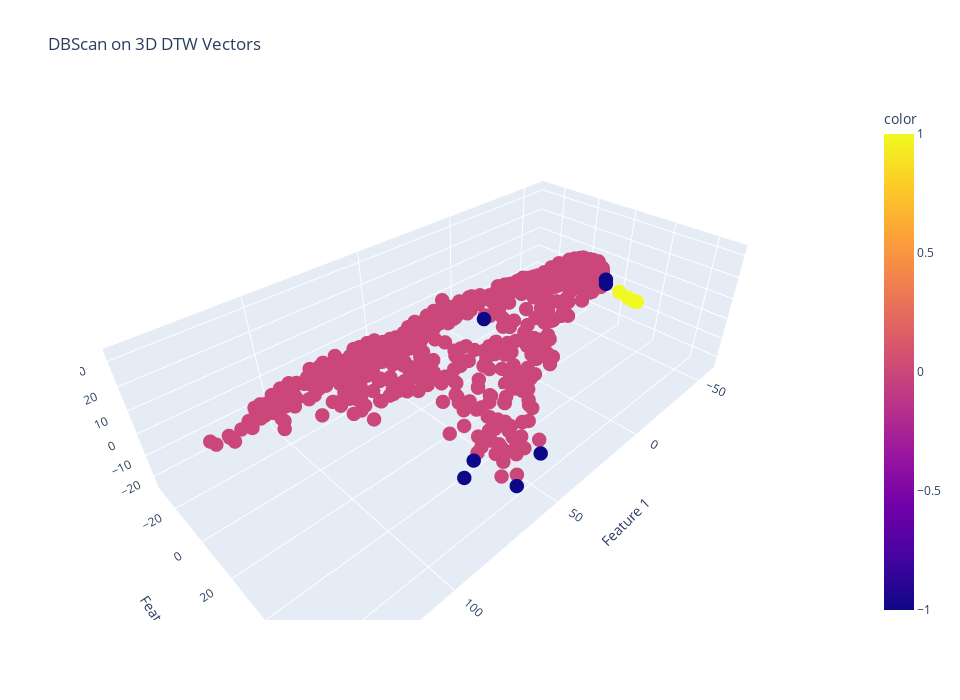
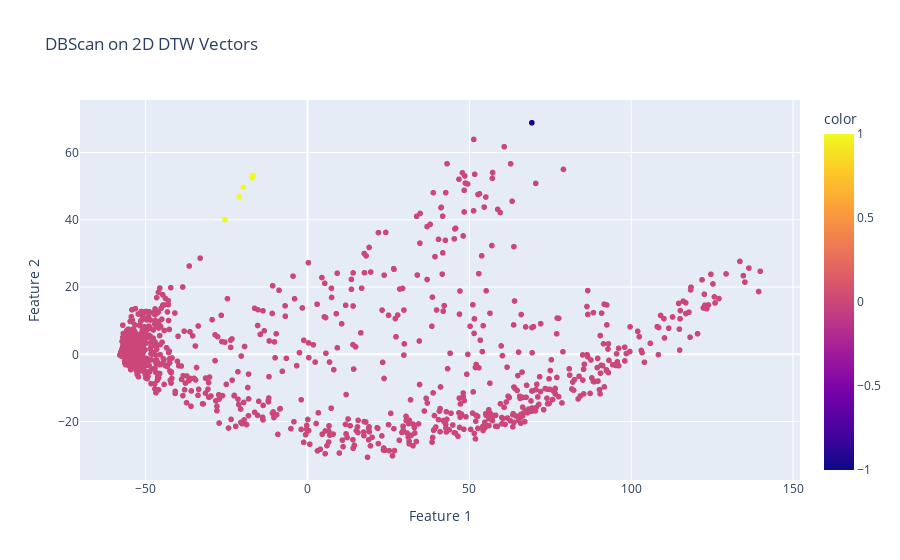

These figures' notebook cell, in order:
### Markdown cell above
## Supervised labels for file 'Rhyme_Words.wav'

### Code cell
db_model_threeD_sup = DBSCAN(eps=10.0, min_samples=3).fit(threeD_vectors_sup)
db_colors_threeD_sup = db_model_threeD_sup.labels_
visualize_3d(threeD_vectors_sup, "DBScan on 3D DTW Vectors", db_colors_threeD_sup)

db_model_twoD_sup = DBSCAN(eps=10.0, min_samples=3).fit(twoD_vectors_sup)
db_colors_twoD_sup = db_model_twoD_sup.labels_
visualize_2d(twoD_vectors_sup, "DBScan on 2D DTW Vectors", db_colors_twoD_sup)

### Figure 1 — Plotly figure (JSON) as saved in the notebook; plotly's stock layout.template omitted (floating-point values rounded to 4 significant figures; data arrays with more than 128 entries replaced by an {"elided": "..."} marker saying what was removed)
{"data": [{"hovertemplate": "Feature 1=%{x}<br>Feature 2=%{y}<br>Feature 3=%{z}<br>color=%{marker.color}<extra></extra>", "legendgroup": "", "marker": {"color": {"elided": "1026 int values"}, "coloraxis": "coloraxis", "size": 5, "symbol": "circle"}, "mode": "markers", "name": "", "scene": "scene", "showlegend": false, "type": "scatter3d", "x": {"elided": "1026 float values"}, "y": {"elided": "1026 float values"}, "z": {"elided": "1026 float values"}}], "layout": {"coloraxis": {"colorbar": {"title": {"text": "color"}}, "colorscale": [[0, "#0d0887"], [0.1111, "#46039f"], [0.2222, "#7201a8"], [0.3333, "#9c179e"], [0.4444, "#bd3786"], [0.5556, "#d8576b"], [0.6667, "#ed7953"], [0.7778, "#fb9f3a"], [0.8889, "#fdca26"], [1, "#f0f921"]]}, "height": 700, "legend": {"tracegroupgap": 0}, "scene": {"domain": {"x": [0, 1], "y": [0, 1]}, "xaxis": {"title": {"text": "Feature 1"}}, "yaxis": {"title": {"text": "Feature 2"}}, "zaxis": {"title": {"text": "Feature 3"}}}, "title": {"text": "DBScan on 3D DTW Vectors"}, "width": 960}}

### Figure 2 — Plotly figure (JSON) as saved in the notebook; plotly's stock layout.template omitted (floating-point values rounded to 4 significant figures; data arrays with more than 128 entries replaced by an {"elided": "..."} marker saying what was removed)
{"data": [{"hovertemplate": "Feature 1=%{x}<br>Feature 2=%{y}<br>color=%{marker.color}<extra></extra>", "legendgroup": "", "marker": {"color": {"elided": "1026 int values"}, "coloraxis": "coloraxis", "symbol": "circle"}, "mode": "markers", "name": "", "showlegend": false, "type": "scattergl", "x": {"elided": "1026 float values"}, "xaxis": "x", "y": {"elided": "1026 float values"}, "yaxis": "y"}], "layout": {"coloraxis": {"colorbar": {"title": {"text": "color"}}, "colorscale": [[0, "#0d0887"], [0.1111, "#46039f"], [0.2222, "#7201a8"], [0.3333, "#9c179e"], [0.4444, "#bd3786"], [0.5556, "#d8576b"], [0.6667, "#ed7953"], [0.7778, "#fb9f3a"], [0.8889, "#fdca26"], [1, "#f0f921"]]}, "legend": {"tracegroupgap": 0}, "title": {"text": "DBScan on 2D DTW Vectors"}, "xaxis": {"anchor": "y", "domain": [0, 1], "title": {"text": "Feature 1"}}, "yaxis": {"anchor": "x", "domain": [0, 1], "title": {"text": "Feature 2"}}}}
